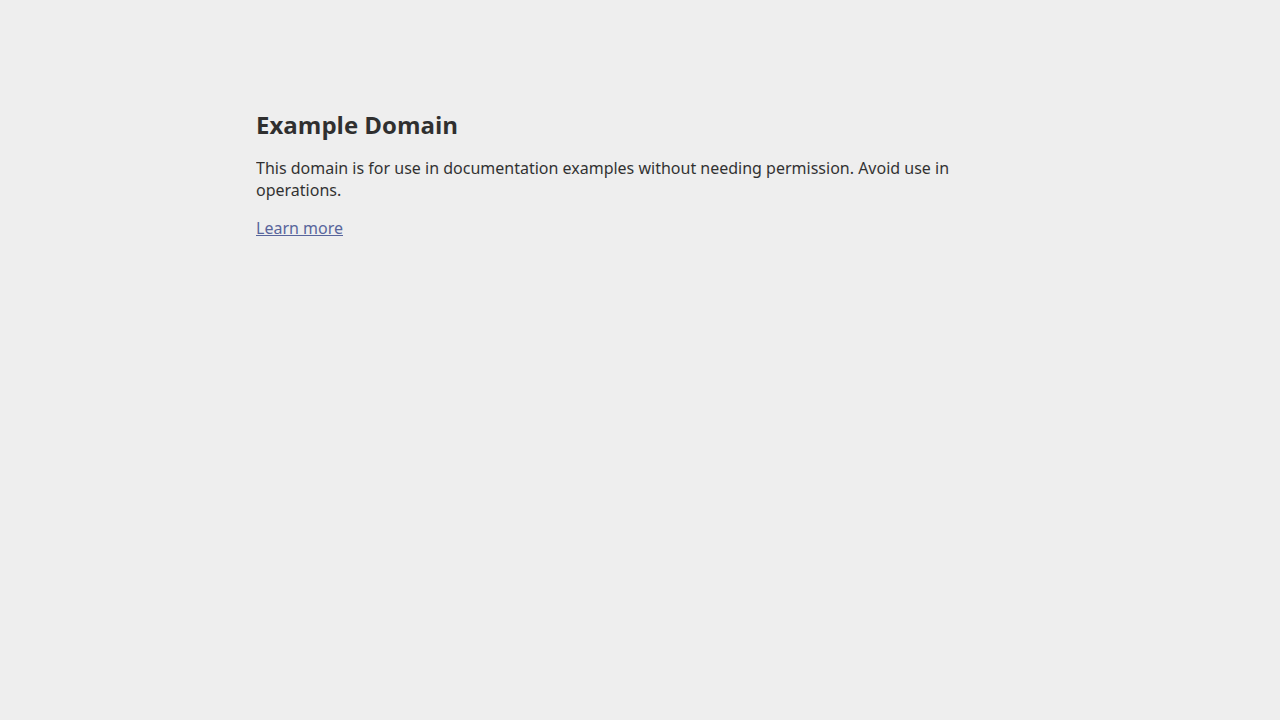
#> input picture test_shot.png, 1280 x 720 px
$ python upscale_template.py --input ../test_shot.png --output out.png
#> lines starting #> are read from the running program, lines starting #| are printed output that depends on the picture
#!/usr/bin/env python3
# /// script
# requires-python = ">=3.10"
# dependencies = [
#     "pillow",
# ]
# ///
"""
Upscale the flyer template from 1080×1350 (social) → A5 print dimensions.

Target: 1819 × 2551 px  (A5 148×210 mm + 3mm bleed, at 300 DPI)

Since the aspect ratios differ (current 0.80 vs A5 0.71), this script:
  1. Upscales to match the target height (2551 px)
  2. Center-crops the width to 1819 px
  3. Sets DPI metadata to 300

Usage:
    uv run scripts/upscale_template.py \
        --input  assets/template-flyer.png \
        --output assets/template-flyer-300dpi.png
"""
from __future__ import annotations

import argparse
from PIL import Image


def upscale_a5(input_path: str, output_path: str) -> None:
    """Upscale template to A5 + 3mm bleed at 300 DPI."""
#> called with input_path = '../test_shot.png', output_path = 'out.png'
    # Target dimensions: A5 (148×210 mm) + 3mm bleed each side → 154×216 mm
    TARGET_W = round((148 + 6) / 25.4 * 300)   # 1819 px
    TARGET_H = round((210 + 6) / 25.4 * 300)   # 2551 px

    img = Image.open(input_path).convert("RGB")
#> img is the input picture: PIL image 1280x720 RGB; mean R, G, B 237.1, 237.1, 237.1
    w, h = img.size
#> w = 1280; h = 720
    print(f"📐 Source:  {w}×{h} px  (ratio {w/h:.4f})")
#| 📐 Source:  1280×720 px  (ratio 1.7778)
    print(f"📐 Target:  {TARGET_W}×{TARGET_H} px  (ratio {TARGET_W/TARGET_H:.4f})")

    # Strategy: scale to match target height, then center-crop width
    scale = TARGET_H / h
#> scale = 3.54
    new_w = round(w * scale)
#> new_w = 4535
    new_h = TARGET_H
    print(f"📐 Scaled:  {new_w}×{new_h} px  (scale {scale:.3f}×)")
#| 📐 Scaled:  4535×2551 px  (scale 3.543×)

    img_scaled = img.resize((new_w, new_h), Image.LANCZOS)

    # Center-crop width
    if new_w > TARGET_W:
        left = (new_w - TARGET_W) // 2
#> left = 1358
        img_cropped = img_scaled.crop((left, 0, left + TARGET_W, TARGET_H))
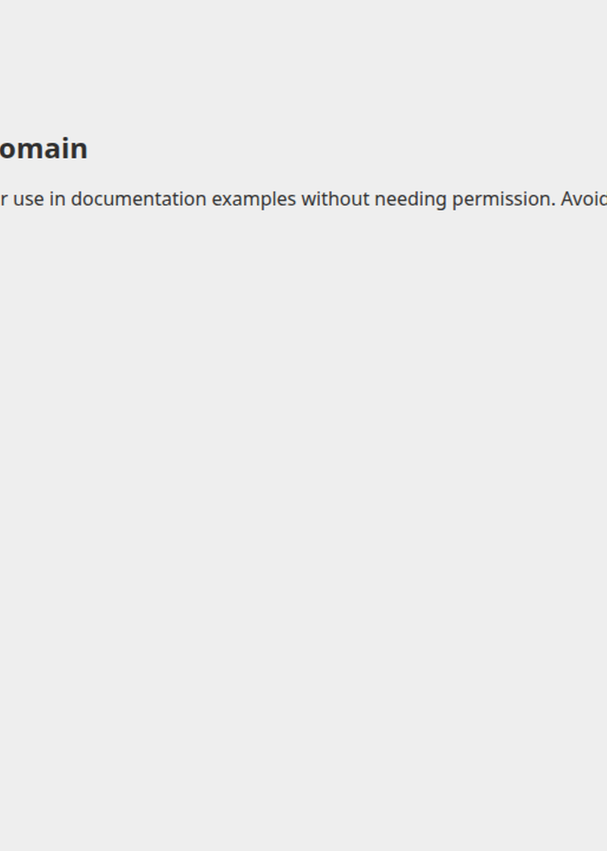
#> img_cropped: PIL image 1819x2551 RGB (shown at 1/3 size); mean R, G, B 236.9, 236.9, 236.9
        print(f"✂️  Cropped: {new_w} → {TARGET_W} px width (removed {new_w - TARGET_W} px, {left} px each side)")
#| ✂️  Cropped: 4535 → 1819 px width (removed 2716 px, 1358 px each side)
    elif new_w < TARGET_W:
        # Pad with background color (sample from top-left corner)
        bg = img_scaled.getpixel((5, 5))
        canvas = Image.new("RGB", (TARGET_W, TARGET_H), bg)
        offset = (TARGET_W - new_w) // 2
        canvas.paste(img_scaled, (offset, 0))
        img_cropped = canvas
        print(f"📏 Padded:  {new_w} → {TARGET_W} px width (added {TARGET_W - new_w} px)")
    else:
        img_cropped = img_scaled

    # Save with 300 DPI metadata
    img_cropped.save(output_path, "PNG", dpi=(300, 300))
    final_w, final_h = img_cropped.size
#> final_w = 1819; final_h = 2551
    print(f"✅ Saved:   {output_path}")
    print(f"   Size:    {final_w}×{final_h} px @ 300 DPI")
#|    Size:    1819×2551 px @ 300 DPI
    print(f"   Print:   {final_w/300*25.4:.1f}×{final_h/300*25.4:.1f} mm")
#|    Print:   154.0×216.0 mm


def main() -> None:
    ap = argparse.ArgumentParser(description="Upscale flyer template to A5 @ 300 DPI")
    ap.add_argument("--input",  required=True, help="Source template PNG")
    ap.add_argument("--output", required=True, help="Output upscaled PNG")
    args = ap.parse_args()
    upscale_a5(args.input, args.output)


if __name__ == "__main__":
    main()
